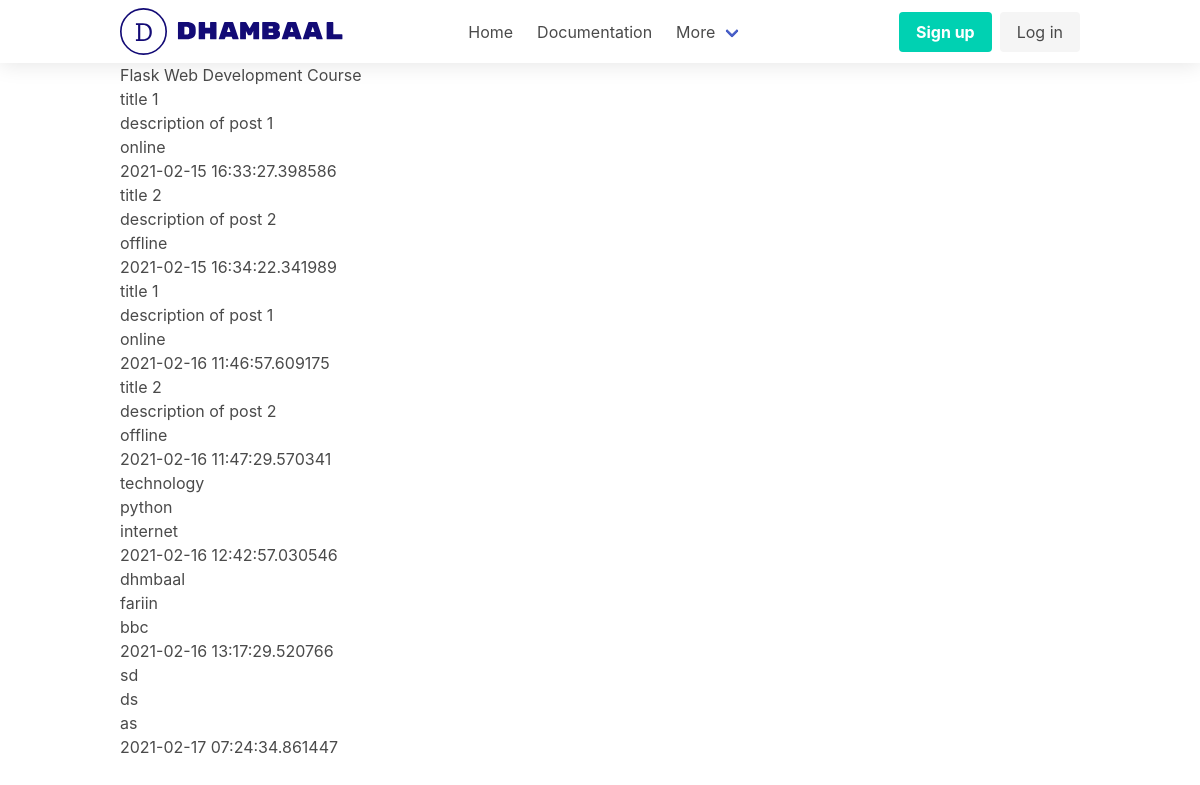
The page / on the database its author committed.
### dhambaal/models/Post.py (models this page shows, shortened)
class Post(db.Model):
    __tablename__ = 'posts'
    id = db.Column(db.Integer, primary_key=True)
    title = db.Column(db.String(120), nullable=False)
    description = db.Column(db.Text)
    source = db.Column(db.String(120), nullable=False)
    create_at = db.Column(db.DateTime, default=datetime.utcnow)
    updated_at = db.Column(db.DateTime, default=datetime.utcnow)

### dhambaal/routes.py (the view)
@app.route("/",methods=['GET','POST'])
def index():
    posts=Post.query.all()
    return render_template("index.html",posts = posts)

### dhambaal/templates/index.html (shortened to what this page needs)
{%extends 'base.html' %}
{%block content %}
    <h1>Flask Web Development Course</h1>
    {%for post in posts%}
        <h4>{{post.title}}</h4>
        <p>{{post.description}}</p>
        <p>{{post.source}}</p>
        <p>{{post.create_at}}</p>
    {%endfor%}
{%endblock content %}

### dhambaal/templates/base.html (shortened to what this page needs)
<!DOCTYPE html>
<html lang="en">
    <head>
        <link rel="stylesheet" href="https://cdn.jsdelivr.net/npm/bulma@0.9.1/css/bulma.min.css">
        <link rel="stylesheet" href="{{url_for('static',filename='css/style.css')}}">
    </head>
<body>
    {% include 'header.html' %}
    <div class="container">
    {%block content %}
    {%endblock content %}
    </div>
</body>
</html>

### dhambaal/templates/header.html (shortened to what this page needs)
<nav class="navbar" role="navigation" aria-label="main navigation">
   <div class="container">
    <div class="navbar-brand">
      <a class="navbar-item" href="#">
        </a>
    </div>
    <div id="navbarBasicExample" class="navbar-menu">
      <div class="navbar-start">
        <a class="navbar-item">
          Home
        </a>
        <a class="navbar-item">
          Documentation
        </a>
        <div class="navbar-item has-dropdown is-hoverable">
          <a class="navbar-link">
            More
          </a>
        </div>
      </div>
      <div class="navbar-end">
        <div class="navbar-item">
          <div class="buttons">
            <a class="button is-primary">
              <strong>Sign up</strong>
            </a>
            <a class="button is-light">
              Log in
            </a>
          </div>
        </div>
      </div>
    </div>
  </nav>

### dhambaal/static/css/style.css (style rules this page uses)
.container { width: 90%; }
.navbar { box-shadow: 0px 2px 20px rgba(0, 0, 0, 0.1); }
.navbar-brand { margin-right: 100px; }

### rows shown on the page
Post: title "title 1", description "description of post 1", source "online", create_at "2021-02-15 16:33:27.398586"
Post: title "title 2", description "description of post 2", source "offline", create_at "2021-02-15 16:34:22.341989"
Post: title "title 1", description "description of post 1", source "online", create_at "2021-02-16 11:46:57.609175"
Post: title "title 2", description "description of post 2", source "offline", create_at "2021-02-16 11:47:29.570341"
Post: title "technology", description "python", source "internet", create_at "2021-02-16 12:42:57.030546"
Post: title "dhmbaal", description "fariin", source "bbc", create_at "2021-02-16 13:17:29.520766"
Post: title "sd", description "ds", source "as", create_at "2021-02-17 07:24:34.861447"
